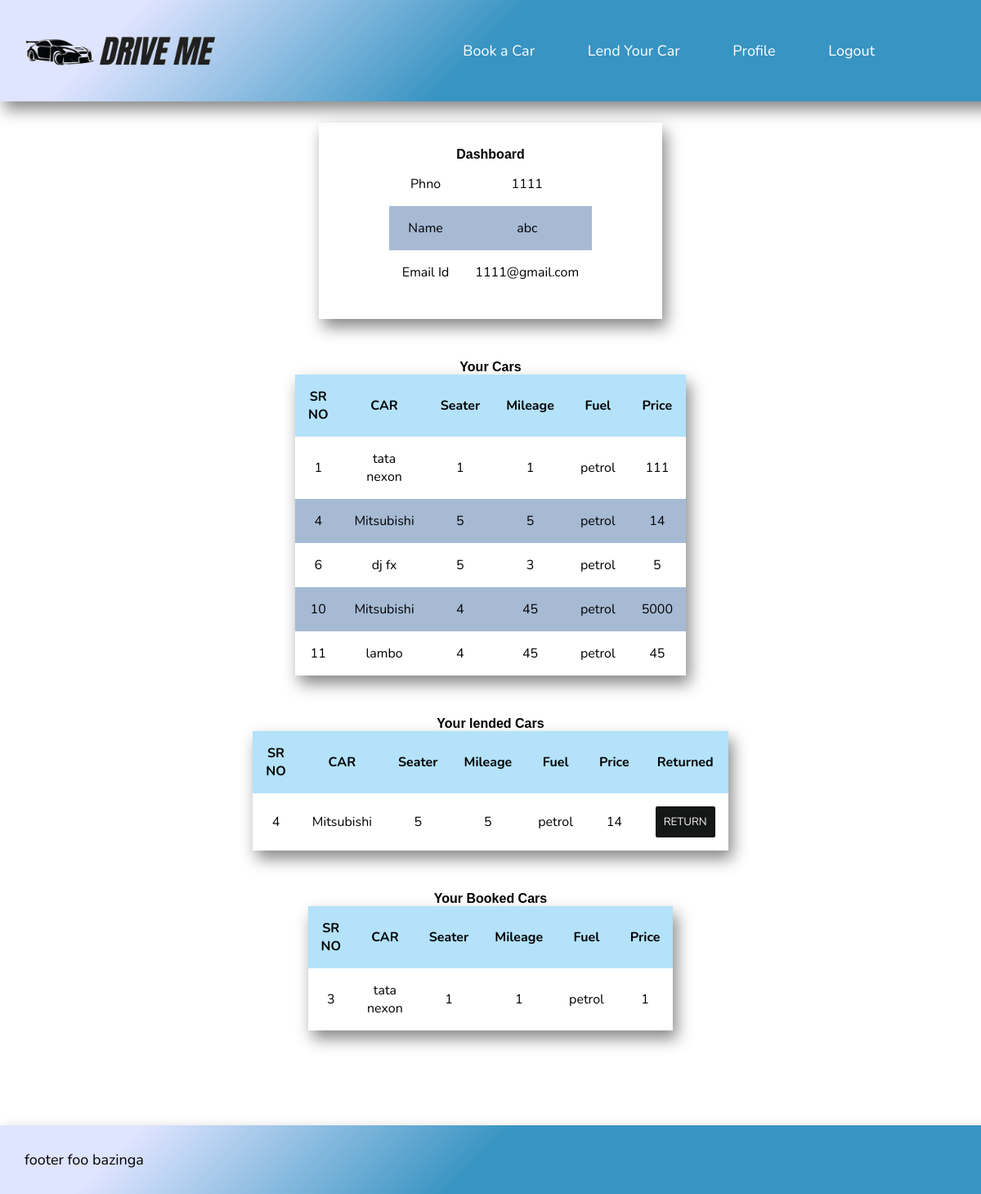
The app's page /profile (signed in) with its own data.
### tables this page shows
CREATE TABLE "users" (
	"phno"	INTEGER UNIQUE,
	"name"	TEXT,
	"password"	TEXT,
	"email"	TEXT,
	PRIMARY KEY("phno")
);

CREATE TABLE "cars" (
	"car_id"	INTEGER UNIQUE,
	"car_name"	TEXT,
	"owner_phno"	INTEGER,
	"seater"	INTEGER,
	"mileage"	NUMERIC,
	"fuel_type"	TEXT,
	"price"	NUMERIC,
	"available"	INTEGER,
	PRIMARY KEY("car_id" AUTOINCREMENT)
);

### driveMe/driveMe.py (the view)
@driveMe.route('/profile')
def profile():
    if "user" in session:
        conn = sqlite3.connect("database.db")
        cur = conn.cursor()
        phno = int(session["user"])
        data1 = []
        data2 = []
        data3 = []
        data4 = []
        try:
            data1 =cur.execute("SELECT car_id,car_name,seater,mileage,fuel_type,price  FROM cars WHERE owner_phno = {a}".format(a=phno)).fetchall()
            data2=cur.execute("SELECT phno,name,email FROM users WHERE phno={a}".format(a=phno)).fetchall()
        except:
            data1=[]
            data2 =[]
        try:
            car_id_lended=(cur.execute("SELECT car_id FROM transactions WHERE lender_id={a} AND returned=0".format(a=phno)).fetchall())
            for i in car_id_lended:
                data3.append(cur.execute("SELECT car_id,car_name,seater,mileage,fuel_type,price FROM cars WHERE car_id={a}".format(a=i[0])).fetchall())
        except:
            data3 = []
        try:
            car_id_borrowed=(cur.execute("SELECT car_id FROM transactions WHERE borrower_id={a} AND returned=0".format(a=phno)).fetchall())
            for i in car_id_borrowed:
                data4.append(cur.execute("SELECT car_id,car_name,seater,mileage,fuel_type,price FROM cars WHERE car_id={a}".format(a=i[0])).fetchall())
        except:
            data4 = []
        return render_template("profile.html", cars=data1,user=data2,lended_cars=data3,borrowed_cars=data4  )
    else:
        return redirect(url_for('auth.login'))

### driveMe/templates/profile.html (shortened to what this page needs)
<!DOCTYPE html>
<html lang="en">
<head>
    <link rel="stylesheet" href="{{url_for('static',filename='css/profile.css')}}">
</head>
<body>
    <header>
        <img src="{{url_for('static', filename='img/logo.png')}}"Company Logo"
        class="company-logo">
        <nav class="navbar">
            <ul>
                <li class="nav-link"><a href="/book">Book a Car</a></li>
                <li class="nav-link"><a href="{{url_for('driveMe.lend')}}">Lend Your Car</a></li>
                <li class="nav-link"><a href="/profile">Profile</li>
                <li style="color: rgb(44, 44, 165);"><a href="{{url_for('auth.logout')}}">Logout</a></li>
            </ul>
        </nav>
    </header>
    <div class="details">
        <table class = "dashboard">
            <caption>Dashboard</caption>
            <tbody>
                <tr>
                    <td>
                        Phno
                    </td>
                    <td>
                        {{user[0][0]}}
                    </td>
                </tr>
                <tr>
                    <td>
                        Name
                    </td>
                    <td>
                        {{user[0][1]}}
                    </td>
                </tr>
                <tr>
                   <td>
                    Email Id
                   </td>
                   <td>
                    {{user[0][2]}}
                   </td>
                </tr>
            </tbody>
        </table>
    </div>
    <div class="profile">
        <table class="sec1">
            <caption>Your Cars</caption>
            <tr style="background-color:rgb(179, 226, 250) ">
                <th>SR NO </th>
                <th>CAR</th>
                <th>Seater</th>
                <th>Mileage</th>
                <th>Fuel</th>
                <th>Price</th>
            </tr>
            <tbody>
                {% for data1 in cars %}
                <tr>
                    <td>{{data1[0]}}</td>
                    <td>{{data1[1]}}</td>
                    <td>{{data1[2]}}</td>
                    <td>{{data1[3]}}</td>
                    <td>{{data1[4]}}</td>
                    <td>{{data1[5]}}</td>
                </tr>
                {% endfor %}
            </tbody>
        </table>
        <table class="sec2">
            <caption>Your lended Cars</caption>
            <tr style="background-color:rgb(179, 226, 250) ">
                <th>SR NO </th>
                <th>CAR</th>
                <th>Seater</th>
                <th>Mileage</th>
                <th>Fuel</th>
                <th>Price</th>
                <th>Returned</th>
            </tr>
            <tbody>
                {% for data in lended_cars %}
                <tr>
                    <td>{{data[0][0]}}</td>
                    <td>{{data[0][1]}}</td>
                    <td>{{data[0][2]}}</td>
                    <td>{{data[0][3]}}</td>
                    <td>{{data[0][4]}}</td>
                    <td>{{data[0][5]}}</td>
                    <td>
                        <form action="{{url_for('driveMe.returned_button')}}" method='POST'>
                            <button type="submit" value="{{data[0][0]}}" name="car_id">RETURN</button>
                        </form>
                    </td>
                </tr>
                {% endfor %}
            </tbody>
        </table>
        <table class="sec3">
            <caption>Your Booked Cars</caption>
            <tr style="background-color:rgb(179, 226, 250) ">
                <th>SR NO </th>
                <th>CAR</th>
                <th>Seater</th>
                <th>Mileage</th>
                <th>Fuel</th>
                <th>Price</th>
            </tr>
            <tbody>
                {% for data in borrowed_cars %}
                <tr>
                    <td>{{data[0][0]}}</td>
                    <td>{{data[0][1]}}</td>
                    <td>{{data[0][2]}}</td>
                    <td>{{data[0][3]}}</td>
                    <td>{{data[0][4]}}</td>
                    <td>{{data[0][5]}}</td>
                </tr>
                {% endfor %}
            </tbody>
        </table>
    </div>
    <footer>
        <p>footer foo bazinga</p>
    </footer>
</body>
</html>

### static/css/profile.css (style rules this page uses)
* { font-family: 'Nunito', 'Roboto', sans-serif; margin: 0px; padding: 0px; }
button { display: inline-block; color:whitesmoke; width: auto; padding: 10px; text-align: center; background-color: rgb(21, 22, 22); border: none; border-radius: 2px; }
.company-logo { margin-right: auto; width: 20%; height: 20%; cursor: pointer; }
header { position: fixed; top:0; width: 100%; padding: 30px; display: flex; justify-content: space-between; align-items: center; font-size: large; background: rgb(56,148,194); background: linear-gradient(315deg, rgba(56,148,194,1) 53%, rgba(223,228,255,1) 87%); box-shadow: 5px 10px 18px #888888; }
nav { margin-right: 10%; }
header a, li { text-decoration: none; }
.navbar li { padding : 20px; display: inline-block; margin-right: 20px; }
.navbar li a { color: white; }
footer { position: fixed; bottom:0; width: 100%; padding: 30px; display: flex; justify-content: space-between; align-items: center; font-size: large; font-size: large; background: rgb(56,148,194); background: linear-gradient(315deg, rgba(56,148,194,1) 53%, rgba(223,228,255,1) 87%); box-shadow: 5px 10px 18px #888888; }
div.profile { display: flex; flex-direction: column; margin-top: 50px; margin-bottom: 200px; justify-content: center; align-items: center; gap: 50px; }
.details { margin-top: 150px; text-align: left; width: 30%; box-shadow: 5px 10px 18px #888888; padding: 30px; margin-left: auto; margin-right: auto; }
table.dashboard { margin-left: auto; margin-right: auto; }
.sec1 { width: 300px; order: 1; box-shadow: 5px 10px 18px #888888; }
.sec2 { width: 300px; order: 2; box-shadow: 5px 10px 18px #888888; }
.sec3 { width: 300px; order: 3; box-shadow: 5px 10px 18px #888888; }
caption { font: 1em sans-serif; font-weight: bold; }
table { border-collapse: collapse; border-spacing: 0; }
th, td { text-align: center; padding: 16px; }
tr:nth-child(even) { background-color: #a6bad4; }

### records on screen
users: phno "1111", name "abc", email "1111@gmail.com"
cars: car_id "1", car_name "tata nexon", seater "1", mileage "1", fuel_type "petrol", price "111"
cars: car_id "4", car_name "Mitsubishi", seater "5", mileage "5", fuel_type "petrol", price "14"
cars: car_id "6", car_name "dj fx", seater "5", mileage "3", fuel_type "petrol", price "5"
cars: car_id "10", car_name "Mitsubishi", seater "4", mileage "45", fuel_type "petrol", price "5000"
cars: car_id "11", car_name "lambo", seater "4", mileage "45", fuel_type "petrol", price "45"
cars: car_id "3", car_name "tata nexon", seater "1", mileage "1", fuel_type "petrol", price "1"
